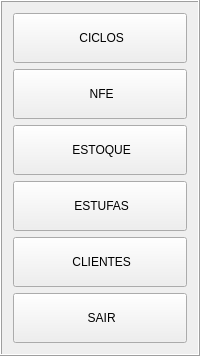
     <widget class="QFrame" name="fr_menu">
      <property name="sizePolicy">
       <sizepolicy hsizetype="Preferred" vsizetype="Preferred">
        <horstretch>0</horstretch>
        <verstretch>0</verstretch>
       </sizepolicy>
      </property>
      <property name="minimumSize">
       <size>
        <width>160</width>
        <height>0</height>
       </size>
      </property>
      <property name="maximumSize">
       <size>
        <width>250</width>
        <height>16777215</height>
       </size>
      </property>
      <property name="sizeIncrement">
       <size>
        <width>0</width>
        <height>0</height>
       </size>
      </property>
      <property name="baseSize">
       <size>
        <width>0</width>
        <height>0</height>
       </size>
      </property>
      <property name="frameShape">
       <enum>QFrame::Box</enum>
      </property>
      <property name="frameShadow">
       <enum>QFrame::Raised</enum>
      </property>
      <layout class="QVBoxLayout" name="verticalLayout_11">
       <item>
        <widget class="QPushButton" name="bt_cycle_menu">
         <property name="sizePolicy">
          <sizepolicy hsizetype="Expanding" vsizetype="Fixed">
           <horstretch>0</horstretch>
           <verstretch>0</verstretch>
          </sizepolicy>
         </property>
         <property name="minimumSize">
          <size>
           <width>0</width>
           <height>50</height>
          </size>
         </property>
         <property name="cursor">
          <cursorShape>PointingHandCursor</cursorShape>
         </property>
         <property name="statusTip">
          <string/>
         </property>
         <property name="text">
          <string> CICLOS</string>
         </property>
         <property name="icon">
          <iconset resource="resource.qrc">
           <normaloff>:/icons/assets/tag-32.png</normaloff>:/icons/assets/tag-32.png</iconset>
         </property>
         <property name="iconSize">
          <size>
           <width>32</width>
           <height>32</height>
          </size>
         </property>
         <property name="shortcut">
          <string>Ctrl+1</string>
         </property>
        </widget>
       </item>
       <item>
        <widget class="QPushButton" name="bt_nfe_menu">
         <property name="minimumSize">
          <size>
           <width>0</width>
           <height>50</height>
          </size>
         </property>
         <property name="cursor">
          <cursorShape>PointingHandCursor</cursorShape>
         </property>
         <property name="text">
          <string> NFE</string>
         </property>
         <property name="icon">
          <iconset resource="resource.qrc">
           <normaloff>:/icons/assets/document-32.png</normaloff>:/icons/assets/document-32.png</iconset>
         </property>
         <property name="iconSize">
          <size>
           <width>32</width>
           <height>32</height>
          </size>
         </property>
         <property name="shortcut">
          <string>Ctrl+2</string>
         </property>
        </widget>
       </item>
       <item>
        <widget class="QPushButton" name="bt_stock_menu">
         <property name="minimumSize">
          <size>
           <width>0</width>
           <height>50</height>
          </size>
         </property>
         <property name="cursor">
          <cursorShape>PointingHandCursor</cursorShape>
         </property>
         <property name="text">
          <string> ESTOQUE</string>
         </property>
         <property name="icon">
          <iconset resource="resource.qrc">
           <normaloff>:/icons/assets/stock-32.png</normaloff>:/icons/assets/stock-32.png</iconset>
         </property>
         <property name="iconSize">
          <size>
           <width>32</width>
           <height>32</height>
          </size>
         </property>
         <property name="shortcut">
          <string>Ctrl+3</string>
         </property>
        </widget>
       </item>
       <item>
        <widget class="QPushButton" name="bt_kiln_menu">
         <property name="minimumSize">
          <size>
           <width>0</width>
           <height>50</height>
          </size>
         </property>
         <property name="cursor">
          <cursorShape>PointingHandCursor</cursorShape>
         </property>
         <property name="text">
          <string> ESTUFAS</string>
         </property>
         <property name="icon">
          <iconset resource="resource.qrc">
           <normaloff>:/icons/assets/stove-32.png</normaloff>:/icons/assets/stove-32.png</iconset>
         </property>
         <property name="iconSize">
          <size>
           <width>32</width>
           <height>32</height>
          </size>
         </property>
         <property name="shortcut">
          <string>Ctrl+4</string>
         </property>
        </widget>
       </item>
       <item>
        <widget class="QPushButton" name="bt_client_menu">
         <property name="minimumSize">
          <size>
           <width>0</width>
           <height>50</height>
          </size>
         </property>
         <property name="cursor">
          <cursorShape>PointingHandCursor</cursorShape>
         </property>
         <property name="text">
          <string> CLIENTES</string>
         </property>
         <property name="icon">
          <iconset resource="resource.qrc">
           <normaloff>:/icons/assets/customer-32.png</normaloff>:/icons/assets/customer-32.png</iconset>
         </property>
         <property name="iconSize">
          <size>
           <width>32</width>
           <height>32</height>
          </size>
         </property>
         <property name="shortcut">
          <string>Ctrl+5</string>
         </property>
        </widget>
       </item>
       <item>
        <widget class="QPushButton" name="bt_exit_menu">
         <property name="minimumSize">
          <size>
           <width>0</width>
           <height>50</height>
          </size>
         </property>
         <property name="cursor">
          <cursorShape>PointingHandCursor</cursorShape>
         </property>
         <property name="text">
          <string> SAIR</string>
         </property>
         <property name="icon">
          <iconset resource="resource.qrc">
           <normaloff>:/icons/assets/exit-32.png</normaloff>:/icons/assets/exit-32.png</iconset>
         </property>
         <property name="iconSize">
          <size>
           <width>32</width>
           <height>32</height>
          </size>
         </property>
         <property name="shortcut">
          <string>Esc</string>
         </property>
        </widget>
       </item>
      </layout>
     </widget>
